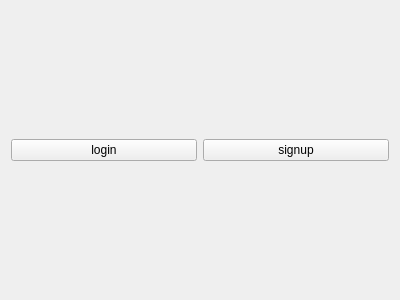
<?xml version="1.0" encoding="UTF-8"?>
<ui version="4.0">
 <class>login</class>
 <widget class="QWidget" name="login">
  <property name="geometry">
   <rect>
    <x>0</x>
    <y>0</y>
    <width>400</width>
    <height>300</height>
   </rect>
  </property>
  <property name="windowTitle">
   <string>Form</string>
  </property>
  <layout class="QGridLayout" name="gridLayout">
   <item row="0" column="0">
    <widget class="QPushButton" name="login_2">
     <property name="text">
      <string>login</string>
     </property>
    </widget>
   </item>
   <item row="0" column="1">
    <widget class="QPushButton" name="signup">
     <property name="text">
      <string>signup</string>
     </property>
    </widget>
   </item>
  </layout>
 </widget>
 <resources/>
 <connections/>
</ui>
